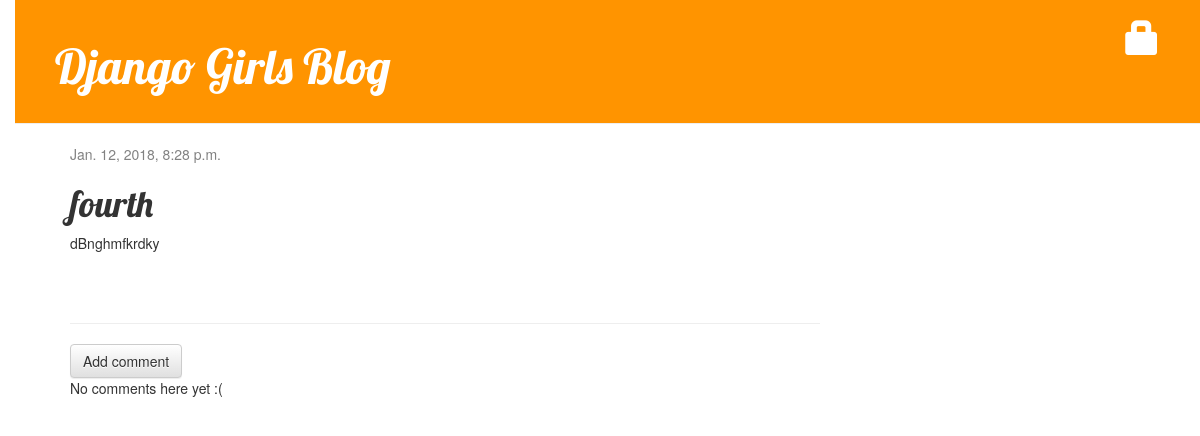
The app's page /post/4/ with its own data.
### blog/models.py (models this page shows, shortened)
class Post(models.Model):
    author = models.ForeignKey('auth.User')
    title = models.CharField(max_length=200)
    text = models.TextField()
    created_date = models.DateTimeField(
            default=timezone.now)
    published_date = models.DateTimeField(
            blank=True, null=True)

### blog/views.py (the view)
# urls.py: url(r'^post/(?P<pk>\d+)/$', views.post_detail, name='post_detail'),
def post_detail(request, pk):
    post = get_object_or_404(Post, pk=pk)
    return render(request, 'blog/post_detail.html', {'post': post})

### blog/templates/blog/post_detail.html (shortened to what this page needs)
{% extends 'blog/base.html' %}
{% block content %}
    <div class="post">
        {% if post.published_date %}
    <div class="date">
        {{ post.published_date }}
    </div>
{% else %}
    <a class="btn btn-default" href="{% url 'post_publish' pk=post.pk %}">Publish</a>
{% endif %}
        <h1>{{ post.title }}</h1>
        <p>{{ post.text|linebreaksbr }}</p>
    </div>
<hr>
<a class="btn btn-default" href="{% url 'add_comment_to_post' pk=post.pk %}">Add comment</a>
{% for comment in post.comments.all %}
    {% if user.is_authenticated or comment.approved_comment %}
    <div class="comment">
        <div class="date">
            {{ comment.created_date }}
            {% if not comment.approved_comment %}
                <a class="btn btn-default" href="{% url 'comment_remove' pk=comment.pk %}"><span class="glyphicon glyphicon-remove"></span></a>
                <a class="btn btn-default" href="{% url 'comment_approve' pk=comment.pk %}"><span class="glyphicon glyphicon-ok"></span></a>
            {% endif %}
        </div>
        <strong>{{ comment.author }}</strong>
        <p>{{ comment.text|linebreaks }}</p>
    </div>
    {% endif %}
{% empty %}
    <p>No comments here yet :(</p>
{% endfor %}
{% endblock %}

### blog/static/css/blog.css (style rules this page uses)
body { padding-left: 15px; }
h1, h2, h3, h4 { font-family: 'Lobster', cursive; }
.date { color: #828282; }
.post { margin-bottom: 70px; }

### records on screen
Post: published_date "Jan. 12, 2018, 8:28 p.m.", title "fourth", text "dBnghmfkrdky"
